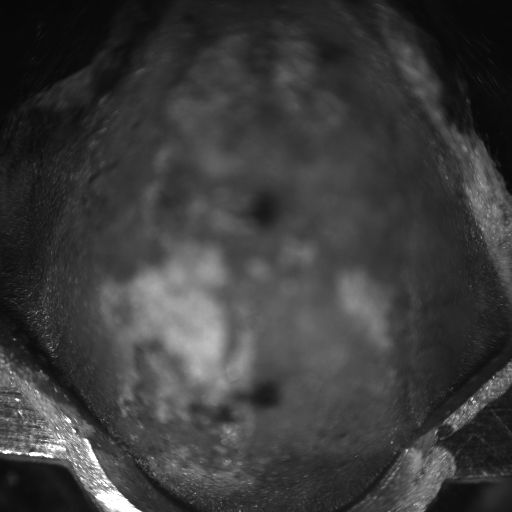
#> input picture data/R11_00001.tif, 512 x 512 px; its folder holds only this picture in this run
$ python run_example.py
#> lines starting #> are read from the running program, lines starting #| are printed output that depends on the picture
### src/wfci/io.py
"""TIFF loading for wide-field imaging stacks.

The original MATLAB reader consumed *multi-page* TIFFs (one page per time
frame) with ``imread(NAME, ii)`` in a loop. It also warned that files larger
than ~4 GB are read incorrectly; ``tifffile`` used here has no such limit.

Two acquisition layouts are supported:
  * a single multi-page TIFF file  -> :func:`load_stack`
  * a folder of single-page TIFFs   -> :func:`load_frame_folder`
    (the sample dataset in ``data/`` is of this second kind: R11_00001..7.tif,
    each one 512x512 frame, forming one channel's time series when sorted.)

Every loader returns a float64 array shaped ``[y, x, time]`` to match the
MATLAB convention (rows, cols, frames).
"""

from __future__ import annotations

from dataclasses import dataclass
from pathlib import Path
from typing import Callable, Iterator

import numpy as np
import tifffile


# [22 lines left out: functions tiff_frame_count, iter_tiff_frames, not called in this run]


@dataclass
class FrameSource:
    """A *re-iterable* sequence of ``[y, x]`` float64 frames plus its length.

    This is the storage-format-agnostic input the streaming pipeline consumes.
    Streaming makes TWO passes over each channel (baseline mean, then the
    per-frame correction), so it must be able to restart the sequence: ``open()``
    returns a *fresh* iterator each call. ``count`` is the number of frames,
    known without decoding any pixels, so the baseline window can be sized up
    front while memory stays constant.

    Decoupling the frame source from the on-disk layout is what lets any storage
    format (single multi-page TIFF, folder of single-page TIFFs, or one channel's
    half of an interleaved folder) feed the same constant-memory math -- i.e. the
    "how the channels are stored" axis is now independent of the "stream vs load
    it all" axis.
    """

    count: int
    _open: Callable[[], Iterator[np.ndarray]]

    def open(self) -> Iterator[np.ndarray]:
        """Return a fresh ``[y, x]`` frame iterator for one pass over the data."""
        return self._open()


# [53 lines left out: functions tiff_frame_source, iter_folder_frames, folder_frame_source, frame_folder_source, load_stack, not called in this run]


def load_frame_folder(folder: str | Path, pattern: str = "*.tif") -> np.ndarray:
    """Assemble single-page TIFFs in a folder into one ``[y, x, time]`` stack.

    Files are sorted lexicographically by name (R11_00001, R11_00002, ...),
    which is the natural acquisition order for zero-padded frame indices.
    """
#> called with pattern = 'R11_*.tif'
    folder = Path(folder)
    files = sorted(folder.glob(pattern))
    if not files:
        raise FileNotFoundError(f"No files matching {pattern!r} in {folder}")
    frames = [np.asarray(tifffile.imread(str(f)), dtype=np.float64) for f in files]
#> frames = 1 item
    # Stack along a new time axis -> [y, x, time].
    return np.stack(frames, axis=-1)
#| Loaded sample stack: (512, 512, 1) (y, x, time)


# [117 lines left out: functions _top_percent_mean, interleaved_channel_files, load_interleaved_folder, not called in this run]

### src/wfci/resize.py
"""MATLAB-equivalent ``imresize(..., scale, 'box')``.

The original pipeline downsamples every image stack with MATLAB's
``imresize(A, 0.5, 'box')``. To get bit-for-bit comparable results we
reproduce MATLAB's exact resampling algorithm (the ``contributions`` routine
from ``images.internal.resize``) rather than approximating it.

Key facts, verified against MATLAB R2024a:
  * For EVEN input dimensions and scale 0.5 the 'box' method collapses to a
    plain 2x2 block mean (this repo's real data is 512 -> 256 -> 128, all even).
  * For ODD dimensions MATLAB uses an antialiasing box kernel with fractional
    contribution weights (e.g. a 3x3 -> [[3, 7.5], [4.5, 9]]). The general
    algorithm below reproduces both cases exactly.
"""

from __future__ import annotations

import numpy as np


def _box_kernel(x: np.ndarray) -> np.ndarray:
    # MATLAB box kernel: h(x) = 1 for -0.5 <= x < 0.5, else 0.
    return ((x >= -0.5) & (x < 0.5)).astype(np.float64)


# [32 lines left out: function _contributions, not called in this run]


def _resize_axis(arr: np.ndarray, axis: int, scale: float) -> np.ndarray:
    n = arr.shape[axis]
    if scale == 0.5 and n % 2 == 0:
        # Fast path: an even-length axis at scale 0.5 'box' is exactly the mean
        # of adjacent pixel pairs (the general algorithm below assigns weights
        # 0.5/0.5 to the two contributors and 0 to the rest). This is the common
        # case for this repo's real data (512 -> 256 -> 128, all even) and the
        # dominant cost of the streaming path.
        #
        # Bit-identical to the general path: for a size-2 reduction that path
        # computes 0.5*a + 0.5*b while mean computes (a + b)/2, and both round to
        # round(0.5*(a + b)) because halving a double is exact. Splitting the
        # axis into (n//2, 2) is a pure stride view (no copy), so this is just
        # one fused reduction instead of a gather + weighted sum.
        split = arr.shape[:axis] + (n // 2, 2) + arr.shape[axis + 1:]
        return arr.reshape(split).mean(axis=axis + 1)

    weights, indices = _contributions(n, scale)
    moved = np.moveaxis(arr, axis, 0)               # (in_len, ...)
    gathered = moved[indices]                        # (out_len, p, ...)
    w = weights.reshape(weights.shape + (1,) * (gathered.ndim - 2))
    resized = (gathered * w).sum(axis=1)             # (out_len, ...)
    return np.moveaxis(resized, 0, axis)


def imresize_box(arr: np.ndarray, scale: float) -> np.ndarray:
    """Resize the first two axes of ``arr`` by ``scale`` using the box method.

    Mirrors MATLAB ``imresize(arr, scale, 'box')``: only the first two
    dimensions (rows, cols) are resized; any trailing dimensions (time, trial)
    are left untouched, exactly as MATLAB resizes each 2-D slice of a stack.
    Computation is done in float64 to match MATLAB's double arithmetic.
    """
    out = np.asarray(arr, dtype=np.float64)
    out = _resize_axis(out, 0, scale)  # rows
    out = _resize_axis(out, 1, scale)  # cols
    return out

### src/wfci/correction.py
"""Step 1 - hemodynamic correction to Delta F / F.

Reproduces ``step1_correzione_emodinamica_*.m``. For one trial we have a GCaMP
fluorescence stack and an ``emo`` (hemodynamic / reflectance) stack, both
already trimmed of the first 20 frames and downsampled once by 0.5.

Correction (MATLAB):
    MIf = mean(gCaMP, 3);              # temporal mean image
    MIr = mean(emo,   3);
    If2 = gCaMP ./ MIf;               # per-pixel normalisation
    Ir2 = emo   ./ MIr;
    t_temp = If2 ./ Ir2;              # divide out hemodynamics
    dff    = (t_temp - 1) * 100;      # Delta F / F in percent

The only difference between the resting-state and stimulated variants is the
baseline window used for the temporal mean:
  * resting-state: the full recording  (baseline_slice = slice(None))
  * stimulated:    the pre-stimulus window only (e.g. slice(0, 278))
"""

from __future__ import annotations

import numpy as np

from .resize import imresize_box


def hemodynamic_correction(
    gcamp: np.ndarray,
    emo: np.ndarray,
    baseline_slice: slice = slice(None),
) -> np.ndarray:
    """Compute Delta F / F (%) for one trial.

    Parameters
    ----------
    gcamp, emo:
        ``[y, x, time]`` stacks (float64), already trimmed and downsampled once.
    baseline_slice:
        Temporal window (along axis 2) used for the mean baseline image.
        ``slice(None)`` for resting-state, ``slice(0, 278)`` for stimulated.
    """
    mean_f = np.mean(gcamp[:, :, baseline_slice], axis=2, keepdims=True)
    mean_r = np.mean(emo[:, :, baseline_slice], axis=2, keepdims=True)

    ratio_f = gcamp / mean_f
    ratio_r = emo / mean_r
    t_temp = ratio_f / ratio_r
    return (t_temp - 1.0) * 100.0  # Delta F / F in percent


def build_dff_stack(
    trials: list[tuple[np.ndarray, np.ndarray]],
    baseline_slice: slice = slice(None),
    trim: int = 20,
    downsample: float = 0.5,
) -> np.ndarray:
    """Full step 1: raw trial stacks -> ``t_TEMP_resize1`` = ``[y, x, time, trial]``.

    For each ``(gcamp_raw, emo_raw)`` trial this mirrors the MATLAB script:
      1. drop the first ``trim`` frames,
      2. downsample once by ``downsample`` (box),
      3. hemodynamic correction -> Delta F / F,
      4. downsample the corrected stack once more by ``downsample`` (box),
    then stacks all trials along a 4th axis.
    """
#> called with trim = 0, downsample = 0.5
    corrected = []
    for gcamp_raw, emo_raw in trials:
        gcamp = imresize_box(gcamp_raw[:, :, trim:], downsample)
        emo = imresize_box(emo_raw[:, :, trim:], downsample)
        dff = hemodynamic_correction(gcamp, emo, baseline_slice)
        corrected.append(imresize_box(dff, downsample))
#> this loop made 2 passes
#> pass 1, in imresize_box, `out = _resize_axis(out, 0, scale)`:
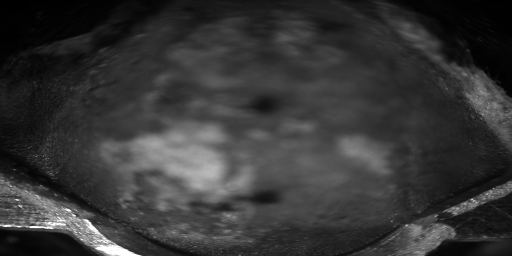
#> out: shape (256, 512, 1) float64; min 1967, max 65585, mean 15562.5; drawn with min black and max white
#> (the rest of the program and of its run is left out)
